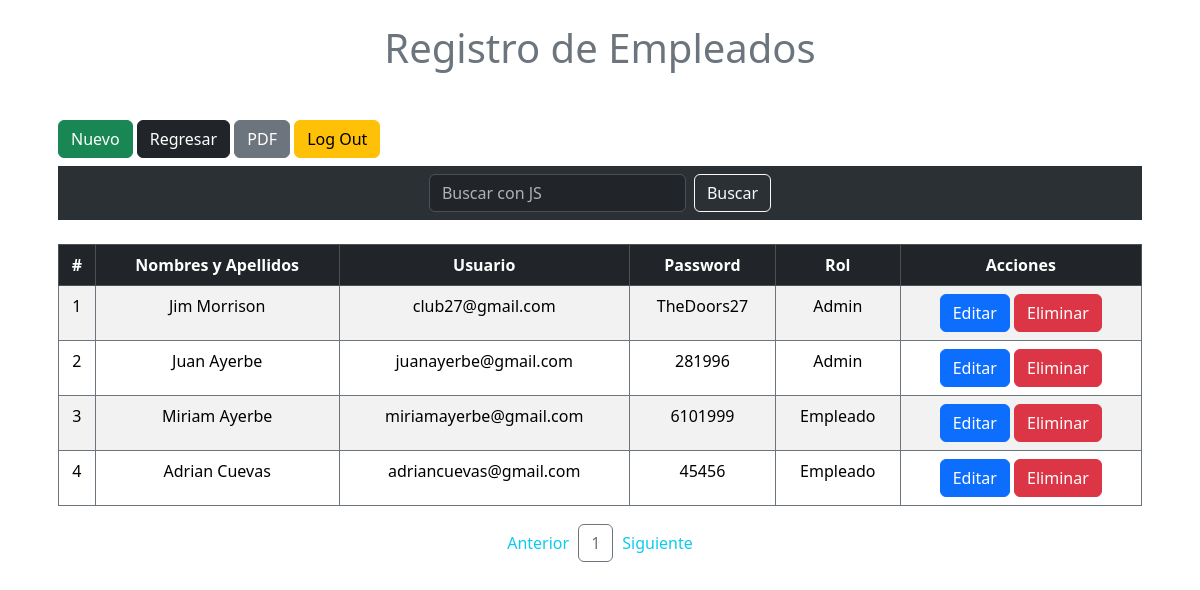
The app's page /emp/empleado.php with its own data.
### tables this page shows
CREATE TABLE `usuarios` (
  `id` int(11) NOT NULL,
  `nombre` varchar(50) NOT NULL,
  `usuario` varchar(50) NOT NULL,
  `password` varchar(50) NOT NULL,
  `rol` varchar(20) NOT NULL
);

### emp/empleado.php (the view, shortened to what this page needs)
<!DOCTYPE html>
<html lang="es">
<head>
  <link href="https://cdn.jsdelivr.net/npm/bootstrap@5.3.3/dist/css/bootstrap.min.css" rel="stylesheet">
</head>
<body>
  <?php
    include "conexion.php";
    $id = isset($_POST['id']) ? $_POST['id'] : '';
    $sql = "SELECT * FROM usuarios WHERE id LIKE '%$id%'";
    $res = mysqli_query($cnx, $sql) or die(mysqli_error($cnx));
  ?>
  <div class="container">
    <h1 class="text-center text-secondary font-weight-bold p-4">Registro de Empleados</h1>
    <div class="p-3 table-responsive">
		  <button type="button" class="btn btn-success mb-2" data-bs-toggle="modal" data-bs-target="#exampleModal">Nuevo</button>
      <a href="../admin_panel.php" class="btn btn-dark mb-2">Regresar</a>
      <a href="reporte.php" class="btn btn-secondary mb-2">PDF</a>
      <a href="logout.php" class="btn btn-warning mb-2">Log Out</a>
      <nav class="navbar bg-body-tertiary" data-bs-theme="dark">
        <div class="container-fluid justify-content-center">
          <form class="d-flex" role="search" method="POST">
            <input name="buscador" placeholder="Buscar con JS" id="codigo" class="form-control me-2 light-table-filter" type="search" aria-label="Search" data-table="table_id">
            <button name="buscador" class="btn btn-outline-light" type="submit">Buscar</button>
          </form>
        </div>
      </nav><br>
		  <table class="table table-hover table-striped table-bordered border-secondary table_id" id="tblDatos">
  		  <thead class="table-dark text-white">
    		  <tr>
      		  <th scope="col" class="text-center">#</th>
      		  <th scope="col" class="text-center">Nombres y Apellidos</th>
      		  <th scope="col" class="text-center">Usuario</th>
      		  <th scope="col" class="text-center">Password</th>
      		  <th scope="col" class="text-center">Rol</th>
  				  <th scope="col" class="text-center" colspan="2">Acciones</th>
          </tr>
  		  </thead>
  		  <tbody>
          <?php while($col=mysqli_fetch_row($res)) { ?>
          <tr>
      		  <td class="text-center"><?php echo $col[0] ?></td>
            <td class="text-center"><?php echo $col[1] ?></td>
            <td class="text-center"><?php echo $col[2] ?></td>
            <td class="text-center"><?php echo $col[3] ?></td>
            <td class="text-center"><?php echo $col[4] ?></td>
      		  <td>
      		    <center>
      		      <a data-bs-toggle="modal" data-bs-target="#exampleModalEditar?id=<?php echo $col[0] ?>" class="btn btn-primary">Editar</a>
      		      <a href="eliminar.php?id=<?php echo $col[0] ?>" class="btn btn-danger" onclick="return eliminar()">Eliminar</a>
      		    </center>
            </td>
    		  </tr>
          <?php } ?>
        </tbody>
      </table>
      <div id="paginador" class="pagination justify-content-center"></div>
    </div>
  </div>
</body>
</html>

### emp/empleado.php (style rules this page uses)
body { background: ; }

### records on screen
usuarios: id "1", nombre "Jim Morrison", usuario "club27@gmail.com", password "TheDoors27", rol "Admin"
usuarios: id "2", nombre "Juan Ayerbe", usuario "juanayerbe@gmail.com", password "281996", rol "Admin"
usuarios: id "3", nombre "Miriam Ayerbe", usuario "miriamayerbe@gmail.com", password "6101999", rol "Empleado"
usuarios: id "4", nombre "Adrian Cuevas", usuario "adriancuevas@gmail.com", password "45456", rol "Empleado"
